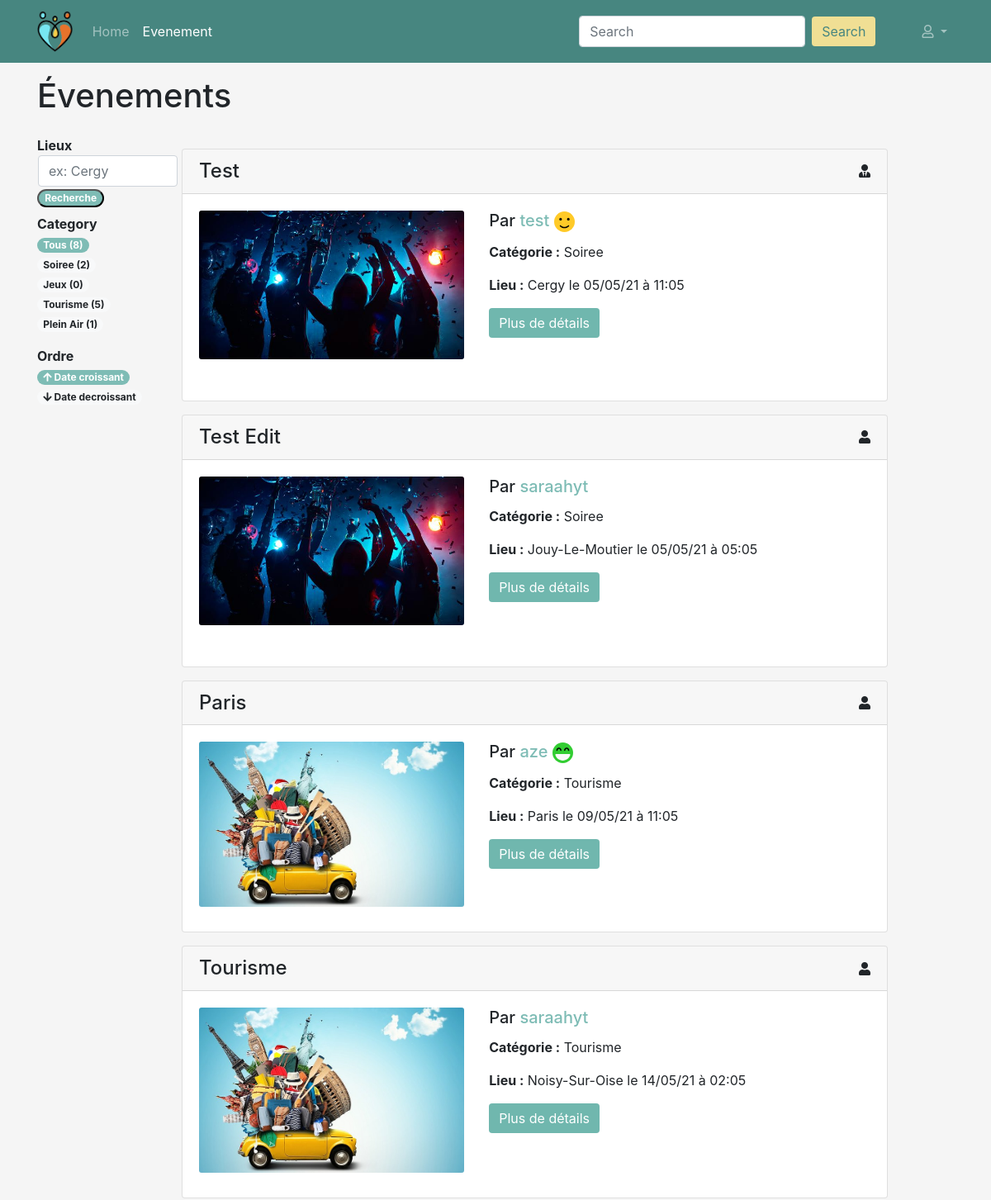
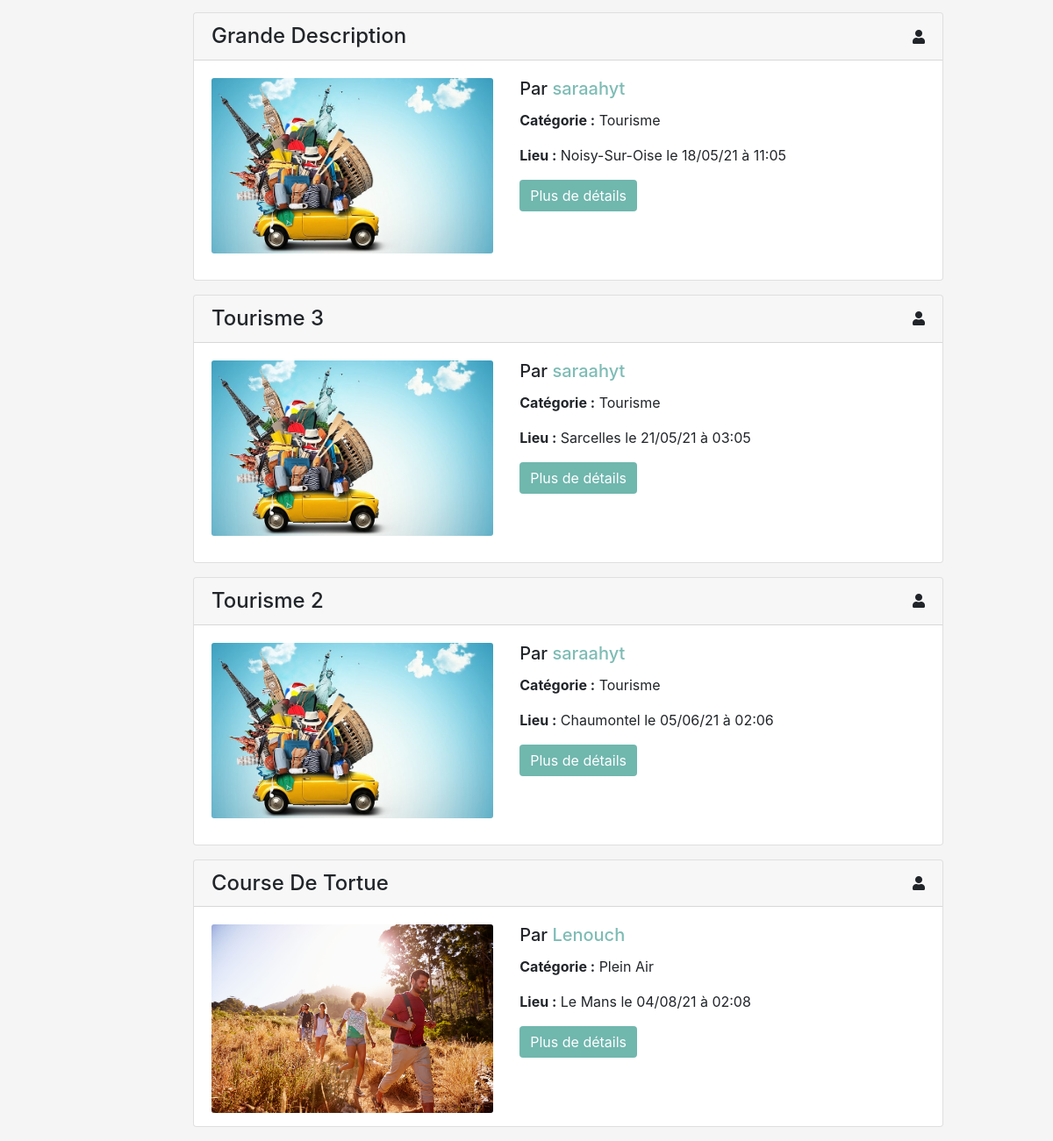
/evenements, run on the app's committed database (2 pictures, top to bottom).
### events/models.py (models this page shows, shortened)
class Event(models.Model):
    PARTY_CATEGORY = 'soiree'
    GAME_CATEGORY = 'jeux'
    TOURISM_CATEGORY = 'tourisme'
    AREA_CATEGORY = 'plein air'
    CATEGORY_CHOICES = (
        (PARTY_CATEGORY, 'soiree'),
        (GAME_CATEGORY, 'jeux'),
        (TOURISM_CATEGORY, 'tourisme'),
        (AREA_CATEGORY, 'plein air')
    )
    person = models.ForeignKey('persons.Person', on_delete=models.CASCADE)
    title = models.CharField('titre', max_length=150)
    description = models.TextField('description')
    address = models.CharField('adresse', max_length=100)
    zip_code = models.IntegerField('code postal')
    city = models.CharField('ville', max_length=50)
    category = models.CharField('categorie', choices=CATEGORY_CHOICES, max_length=20)
    created_at = models.DateTimeField('crée à', auto_now=True)
    event_date = models.DateTimeField('date evenement', auto_now=False)
    coordonate_x = models.CharField('coordonnée X',max_length=10 ,null=True, blank=True)
    coordonate_y = models.CharField('coordonnée Y',max_length=10 , null=True, blank=True)

### persons/models.py (models this page shows, shortened)
class Person(models.Model):
    TYPE_PARTICULIER = 'particulier'
    TYPE_PROFESSIONNEL = 'professionnel'
    TYPE_CHOICES = (
        (TYPE_PARTICULIER, 'particulier'),
        (TYPE_PROFESSIONNEL, 'professionnel')
    )
    user = models.ForeignKey('users.User', on_delete=models.CASCADE)
    first_name = models.CharField('prenom', max_length=100)
    last_name = models.CharField('nom', max_length=100)
    birth_date = models.DateField('date naissance')
    address = models.CharField('adresse', max_length=250)
    zip_code = models.IntegerField('code postal')
    city = models.CharField('ville', max_length=50)
    country = models.CharField('pays', max_length=100)
    phone_number = PhoneNumberField('telephone')
    pseudo = models.CharField('pseudo', max_length=50)
    person_type = models.CharField('type', choices=TYPE_CHOICES, max_length=15)
    created_at = models.DateTimeField('crée à', auto_now=True)
    note = models.IntegerField('karma', null=True, blank=True)
    imageProfil = models.FileField('image', null=True, default='utilisateur-de-profil.svg')
    is_visible = models.BooleanField('est visible', default=False)

### events/views/events.py (the view, shortened to what this page needs)
# urls.py: path('evenements', EventDetailsView.as_view(), name='events'),
class EventDetailsView(View):
    def get(self, request):
        user = request.user
        query = self.request.GET.get('q')
        person = get_person_by_user(user) if user.pk else None
        api_request = requests.get(f"https://api-adresse.data.gouv.fr/search/?q={person.address}&postcode={person.zip_code}&city={person.city}&autocomplete=0&limit=1") if user.pk else None
        reponse = api_request.json() if user.pk else None
        coordonate_x = reponse['features'][0]['geometry']['coordinates'][1] if user.pk else 48.8
        coordonate_y = reponse['features'][0]['geometry']['coordinates'][0] if user.pk else 2.3
        category_filter = request.GET.get('category_filter', ALL_CATEGORIES)
        lieu_filter = request.GET.get('lieu')
        if query is not None:
            events_search = Event.objects.filter(Q(title__icontains=query) | Q(category__icontains=query)).filter(
                event_date__gte=timezone.now())
            filtered_events = get_filtered_events(events_search, category_filter, lieu_filter)
            category = get_events_categories(events_search)
        else:
            events = get_all_events()
            filtered_events = get_filtered_events(events, category_filter, lieu_filter)
            category = get_events_categories(events)
        order_filter = request.GET.get('order_filter', 'event_date')
        if order_filter == 'event_date':
            filtered_events = filtered_events.order_by('event_date')
        else:
            filtered_events = filtered_events.order_by('-event_date')
        context = {
            'user': user,
            'person': person,
            'filtered_events': filtered_events,
            'category': category,
            'lieu_filter': lieu_filter,
            'order_filter': order_filter,
            'category_filter': category_filter,
            'query': query,
            'navigation_items': navigation.navigation_items(navigation.NAV_EVENEMENT),
            'coordonate_x': str(coordonate_x).replace(",", "."),
            'coordonate_y': str(coordonate_y).replace(",", ".")
        }
        return render(request, 'events/event_list.html', context)

### events/models_helpers.py (called while the page is built)
def get_all_events():
    return Event.objects.all().filter(event_date__gte=timezone.now())

def get_filtered_events(events, category_filter=ALL_CATEGORIES, lieu_filter=None):
    if category_filter != ALL_CATEGORIES:
        events = events.filter(category=category_filter)
    if lieu_filter is not None:
        events = events.filter(city=lieu_filter)
    return events

def get_events_categories(events):
    categories = list()
    categories.append((ALL_CATEGORIES, 'Tous', events.count()))
    for cat in Event.CATEGORY_CHOICES:
        categories.append((cat[0], cat[1], events.filter(category=cat[0]).count()))
    return categories

### events/navigation.py (called while the page is built)
def navigation_items(selected_item=None):
    items = []
    for name, shortcut in NAV_ITEMS:
        items.append({
            'name': name,
            'url': reverse(shortcut),
            'active': True if selected_item == name else False,
        })
    return items

### events/templates/events/event_list.html (shortened to what this page needs)
{% extends 'persons/base_navbar.html' %}
{% load static %}
{% load leaflet_tags %}
{% block content %}
    <div class="row mb-3">
        <div class="col-md-12 mt-3">
            <div class="row">
                <div class="col-md-7">
                    <h1>Évenements</h1>
                </div>
                <div class="col-md-5 text-right">
                </div>
            </div>
            <div class="row mt-3">
                <div class="col-md-2 d-md-block">
                    <b>Lieux</b>
                    <form action="{% url 'events' %}" class="form-inline mb-2" method="get">
                        <div class="row">
                            <input name="lieu" class="form-control col-7 ml-3" type="search" placeholder="ex: Cergy">
                        </div>
                        <div class="row">
                            <div class="col-7">
                                <button class="badge badge-pill badge-primary" type="submit">Recherche</button>
                            </div>
                        </div>
                    </form>
                    <b>Category</b>
                    <ul class="list-unstyled">
                        {% for value, label, count in category %}
                            <li>
                                {% if value == category_filter %}
                                    <span class="badge badge-pill badge-primary">{{ label }} ({{ count }})</span>
                                {% else %}
                                    <a class="badge badge-pill badge-light"
                                       href="{% url 'events' %}?category_filter={{ value }}&order_filter=
                                               {{ order_filter }}">{{ label|title }}
                                        ({{ count }})</a>
                                {% endif %}
                            </li>
                        {% endfor %}
                    </ul>
                    <b>Ordre</b>
                    <ul class="list-unstyled">
                        <li>
                            <a class="badge badge-pill badge-{% if order_filter == 'event_date' %}primary{% else %}light{% endif %}"
                               href="{% url 'events' %}?category_filter={{ category_filter }}&order_filter=event_date"><i
                                    class="fas fa-arrow-up"></i> Date croissant</a>
                            <a class="badge badge-pill badge-{% if order_filter == '-event_date' %}primary{% else %}light{% endif %}"
                               href="{% url 'events' %}?category_filter={{ category_filter }}&order_filter=-event_date"><i
                                    class="fas fa-arrow-down"></i> Date decroissant</a>
                        </li>
                    </ul>
                </div>
                <div class="col-md-9 p-0">
                    {% if filtered_events %}
                        <div class="row d-flex">
                            {% for event in filtered_events %}
                                <div class="col-md-12">
                                    <div class="card mt-3">
                                        <div class="d-flex justify-content-between align-items-center card-header">
                                            <p class="m-0 h4">{{ event.title|title }}</p>
                                            {% if event.person.person_type == "particulier" %}
                                                <i class="fas fa-user" title="particulier"></i>
                                            {% else %}
                                                <i class="fas fa-user-tie" title="professionnel"></i>
                                            {% endif %}
                                        </div>
                                        <div class="card-body">
                                            <div class="row">
                                                <div class="col-md-5">
                                                    {% with 'assets/category/'|add:event.category|add:'.jpeg' as category %}
                                                        <img src="{% static category %}" class="card-img">
                                                    {% endwith %}
                                                </div>
                                                <div class="col-md-7">
                                                    <h5 class="card-title">Par {% if event.person.pk is not person.pk %}
                                                        <a class="show-user"
                                                           href="{% url 'profil-show-user' event.person.pk %}">{{ event.person.pseudo }}</a>
                                                        {% else %}{{ event.person.pseudo }} {% endif %}
                                                        {% if event.person.note is not None %}
                                                            {% if event.person.note >= 7 %}
                                                                <img height="25" width="25"
                                                                     src="{% static 'assets/good.svg' %}">
                                                            {% elif event.person.note < 7 and event.person.note >= 4 %}
                                                                <img height="25" width="25"
                                                                     src="{% static 'assets/average.svg' %}">
                                                            {% else %}
                                                                <img height="25" width="25"
                                                                     src="{% static 'assets/bad.svg' %}">
                                                            {% endif %}
                                                        {% endif %}
                                                    </h5>
                                                    <p class="card-text"><b>Catégorie :</b> {{ event.category|title }}
                                                    </p>
                                                    <p class="card-text"><b>Lieu :</b> {{ event.city|title }}
                                                        le {{ event.event_date|date:'d/m/y à h:m' }}</p>
                                                    <a href="{% url 'description-event' event.pk %}"
                                                       class="btn btn-primary">Plus
                                                        de
                                                        détails</a>
                                                </div>
                                            </div>
                                        </div>
                                    </div>
                                </div>
                            {% endfor %}
                        </div>
                        </div>
                    {% else %}
                        <p>Il n'y a pas d'évenements pour le moment</p>
                    {% endif %}
            </div>
        </div>
    </div>
{% endblock %}

### events/templates/persons/base_navbar.html (shortened to what this page needs)
{% extends 'persons/base.html' %}
{% load static %}
{% block header %}
    <nav class="back-nav navbar navbar-expand-lg navbar-dark bg-dark">
        <div class="container d-flex justify-content-between">
            <a class="navbar-brand" href="{% url 'home' %}"><img src="{% static 'assets/logo1.png' %}" height="50"></a>
            <div class="collapse navbar-collapse" id="navbarSupportedContent">
                <ul class="navbar-nav">
                    {% for item in navigation_items %}
                        <li class="nav-item {% if item.active %}active{% endif %}">
                            <a class="nav-link" href="{{ item.url }}">{{ item.name }}</a>
                        </li>
                    {% endfor %}
                </ul>
                <form action="{% url 'events' %}" class="form-inline my-2 my-lg-0 ml-auto mr-5" method="get">
                    <input name="q" class="form-control mr-sm-2" type="search" placeholder="Search"
                           aria-label="Search">
                    <button class="search btn btn-outline-success my-2 my-sm-0" type="submit">Search</button>
                </form>
                <ul class="navbar-nav mr-0">
                    <li class="nav-item dropdown">
                        <a class="nav-link dropdown-toggle" href="#" id="navbarDropdownMenuLink" role="button" data-toggle="dropdown" aria-haspopup="true" aria-expanded="false">
                        <i class="far fa-user"></i> {{ person.pseudo }}
                    </a>
                    </li>
                </ul>
            </div>
        </div>
    </nav>
{% endblock %}

### events/templates/persons/base.html (shortened to what this page needs)
<!DOCTYPE html>
{% load bootstrap4 %}
{% load static %}
{% load leaflet_tags %}
<html lang="fr">
<head>
    {% bootstrap_css %}
    <link rel="stylesheet" href="{% static 'css/event.css' %}">
    <link rel="stylesheet" href="{% static 'fontawesome/css/fontawesome.min.css' %}">
</head>
<body>
<header>
    {% block header %}{% endblock %}
</header>
<main role="main">
    <div class="container">
        {% block content %}{% endblock %}
    </div>
</main>
</body>
</html>

### events/static/css/event.css (style rules this page uses)
body { background-color: whitesmoke !important; }
.back-nav { background-color: #478680 !important; }
.search { background-color: #F0DF94 !important; color: #478680 !important; border: none !important; }
.btn-primary, .btn-outline-primary { background-color: #70B7AE !important; border: none !important; }
.badge-primary { background-color: #7ebcb5 !important; color: white !important; }
h4 a, .show-user { color: #7ebcb5 !important; }
.card-body { height: 250px; }

### data on the page
Event: category "Tourisme", person "5", title "Paris", person.pseudo "aze", city "Paris", event_date "09/05/21 à 11:05"
Event: title "Test", person.pseudo "test", category "Soiree", city "Cergy", event_date "05/05/21 à 11:05"
Event: title "Test Edit", person.pseudo "saraahyt", category "Soiree", city "Jouy-Le-Moutier", event_date "05/05/21 à 05:05"
Event: title "Tourisme", person.pseudo "saraahyt", category "Tourisme", city "Noisy-Sur-Oise", event_date "14/05/21 à 02:05"
Event: title "Grande Description", person.pseudo "saraahyt", category "Tourisme", city "Noisy-Sur-Oise", event_date "18/05/21 à 11:05"
Event: title "Tourisme 3", person.pseudo "saraahyt", category "Tourisme", city "Sarcelles", event_date "21/05/21 à 03:05"
Event: title "Tourisme 2", person.pseudo "saraahyt", category "Tourisme", city "Chaumontel", event_date "05/06/21 à 02:06"
Event: title "Course De Tortue", person.pseudo "Lenouch", category "Plein Air", city "Le Mans", event_date "04/08/21 à 02:08"

### other printed values
{{ item.name }} "Home" "Evenement"
{{ label }} "Tous"
{{ count }} "8"
{{ label|title }} "Soiree" "Jeux" "Plein Air"
{{ count }} "2" "0" "1"
